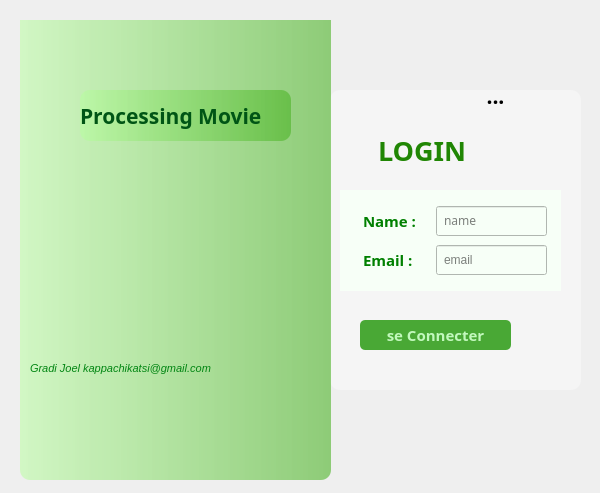
<?xml version="1.0" encoding="UTF-8"?>
<ui version="4.0">
 <class>Form</class>
 <widget class="QWidget" name="Form">
  <property name="geometry">
   <rect>
    <x>0</x>
    <y>0</y>
    <width>600</width>
    <height>493</height>
   </rect>
  </property>
  <property name="windowTitle">
   <string>Form</string>
  </property>
  <widget class="QWidget" name="container" native="true">
   <property name="geometry">
    <rect>
     <x>20</x>
     <y>20</y>
     <width>561</width>
     <height>461</height>
    </rect>
   </property>
   <property name="baseSize">
    <size>
     <width>30</width>
     <height>30</height>
    </size>
   </property>
   <property name="font">
    <font>
     <family>ori1Uni</family>
     <pointsize>16</pointsize>
     <weight>75</weight>
     <bold>true</bold>
    </font>
   </property>
   <property name="styleSheet">
    <string notr="true">QPushButton {
	background-color: rgb(73, 168, 53);
	border-radius: 5px;
	color: rgb(194, 248, 189);
}

QPushButton:hover{
	background-color: rgb(143, 240, 164);
	border-radius: 5px;
}</string>
   </property>
   <widget class="QLabel" name="atom">
    <property name="geometry">
     <rect>
      <x>310</x>
      <y>70</y>
      <width>251</width>
      <height>300</height>
     </rect>
    </property>
    <property name="styleSheet">
     <string notr="true">background-color: rgb(245, 245, 245);
border-radius: 10px;</string>
    </property>
    <property name="text">
     <string/>
    </property>
   </widget>
   <widget class="QWidget" name="frame_log" native="true">
    <property name="geometry">
     <rect>
      <x>0</x>
      <y>-40</y>
      <width>311</width>
      <height>500</height>
     </rect>
    </property>
    <property name="styleSheet">
     <string notr="true">background: qlineargradient(spread:pad, x1:0, y1:0, x2:1, y2:0, stop:0 rgb(182, 255, 156, 130), stop:1 rgb(74, 179, 36, 150));
border-radius: 10px;</string>
    </property>
    <widget class="QLabel" name="name_title">
     <property name="geometry">
      <rect>
       <x>60</x>
       <y>110</y>
       <width>211</width>
       <height>51</height>
      </rect>
     </property>
     <property name="font">
      <font>
       <family>Sans</family>
       <pointsize>16</pointsize>
       <weight>75</weight>
       <bold>true</bold>
      </font>
     </property>
     <property name="styleSheet">
      <string notr="true">color: rgb(0, 85, 21)</string>
     </property>
     <property name="text">
      <string>Processing Movie</string>
     </property>
     <property name="textFormat">
      <enum>Qt::MarkdownText</enum>
     </property>
     <property name="scaledContents">
      <bool>true</bool>
     </property>
    </widget>
    <widget class="QLabel" name="nom_bas">
     <property name="geometry">
      <rect>
       <x>10</x>
       <y>380</y>
       <width>251</width>
       <height>17</height>
      </rect>
     </property>
     <property name="font">
      <font>
       <family>Ubuntu</family>
       <pointsize>8</pointsize>
       <weight>50</weight>
       <italic>true</italic>
       <bold>false</bold>
      </font>
     </property>
     <property name="styleSheet">
      <string notr="true">color: rgb(1, 133, 18);
background-color: transparent;</string>
     </property>
     <property name="text">
      <string>Gradi Joel kappachikatsi@gmail.com</string>
     </property>
    </widget>
   </widget>
   <widget class="QPushButton" name="valider_connexion">
    <property name="geometry">
     <rect>
      <x>340</x>
      <y>300</y>
      <width>151</width>
      <height>30</height>
     </rect>
    </property>
    <property name="font">
     <font>
      <family>ori1Uni</family>
      <pointsize>11</pointsize>
      <weight>75</weight>
      <bold>true</bold>
     </font>
    </property>
    <property name="styleSheet">
     <string notr="true"/>
    </property>
    <property name="text">
     <string>se Connecter</string>
    </property>
   </widget>
   <widget class="QLabel" name="label_2">
    <property name="geometry">
     <rect>
      <x>330</x>
      <y>100</y>
      <width>161</width>
      <height>61</height>
     </rect>
    </property>
    <property name="baseSize">
     <size>
      <width>200</width>
      <height>50</height>
     </size>
    </property>
    <property name="font">
     <font>
      <family>Yrsa</family>
      <pointsize>20</pointsize>
      <weight>75</weight>
      <bold>true</bold>
     </font>
    </property>
    <property name="styleSheet">
     <string notr="true">QLabel {
	color: rgb(32, 134, 4);
	margin-left: 20px;
	height : 20px;
}</string>
    </property>
    <property name="frameShadow">
     <enum>QFrame::Raised</enum>
    </property>
    <property name="lineWidth">
     <number>2</number>
    </property>
    <property name="text">
     <string>LOGIN</string>
    </property>
   </widget>
   <widget class="QToolButton" name="toolButton">
    <property name="geometry">
     <rect>
      <x>460</x>
      <y>60</y>
      <width>31</width>
      <height>31</height>
     </rect>
    </property>
    <property name="styleSheet">
     <string notr="true">border-radius: 15px;
background: transparent;</string>
    </property>
    <property name="text">
     <string>...</string>
    </property>
   </widget>
   <widget class="QFrame" name="gridFrame">
    <property name="geometry">
     <rect>
      <x>320</x>
      <y>170</y>
      <width>221</width>
      <height>101</height>
     </rect>
    </property>
    <property name="styleSheet">
     <string notr="true">background-color: rgb(247, 255, 247);
padding: 5px;</string>
    </property>
    <layout class="QGridLayout" name="gridLayout">
     <item row="2" column="0">
      <widget class="QLabel" name="name_label_2">
       <property name="font">
        <font>
         <family>Suranna</family>
         <pointsize>11</pointsize>
         <weight>75</weight>
         <bold>true</bold>
        </font>
       </property>
       <property name="styleSheet">
        <string notr="true">color: green;</string>
       </property>
       <property name="text">
        <string>Name : </string>
       </property>
      </widget>
     </item>
     <item row="3" column="0">
      <widget class="QLabel" name="email_label">
       <property name="font">
        <font>
         <family>Suranna</family>
         <pointsize>11</pointsize>
         <weight>75</weight>
         <bold>true</bold>
        </font>
       </property>
       <property name="styleSheet">
        <string notr="true">color: green;</string>
       </property>
       <property name="text">
        <string>Email : </string>
       </property>
      </widget>
     </item>
     <item row="3" column="1">
      <widget class="QLineEdit" name="email_edit">
       <property name="maximumSize">
        <size>
         <width>16777215</width>
         <height>30</height>
        </size>
       </property>
       <property name="styleSheet">
        <string notr="true">border-bottom: 2px solid greenyellow;
</string>
       </property>
       <property name="placeholderText">
        <string>email</string>
       </property>
      </widget>
     </item>
     <item row="2" column="1">
      <widget class="QLineEdit" name="name_edit">
       <property name="maximumSize">
        <size>
         <width>16777215</width>
         <height>30</height>
        </size>
       </property>
       <property name="font">
        <font>
         <family>Yrsa</family>
        </font>
       </property>
       <property name="styleSheet">
        <string notr="true">border-bottom: 2px solid greenyellow;
</string>
       </property>
       <property name="placeholderText">
        <string>name</string>
       </property>
      </widget>
     </item>
    </layout>
   </widget>
  </widget>
 </widget>
 <resources/>
 <connections/>
</ui>
